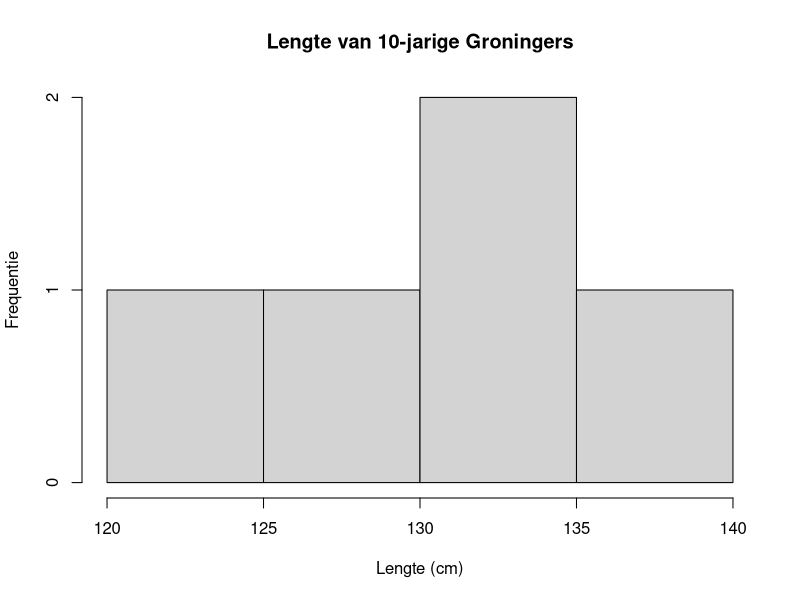
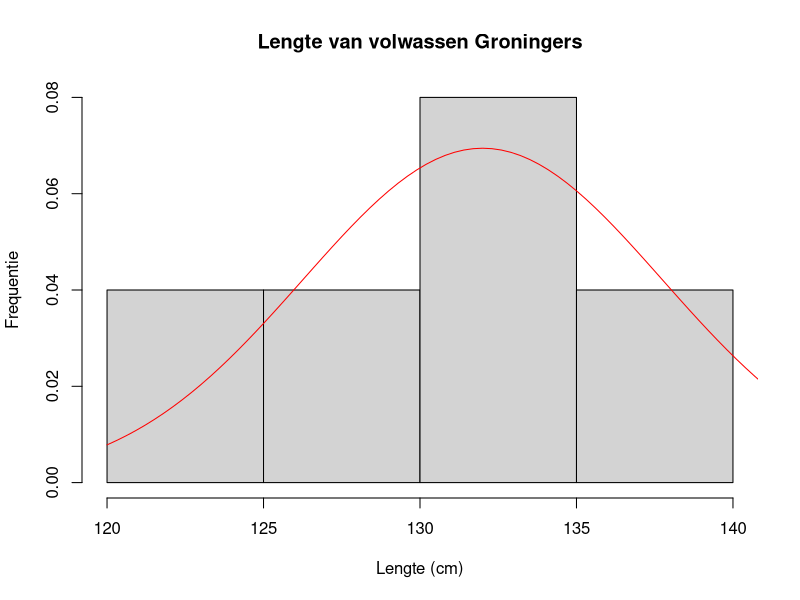

These charts were generated, in order, by the following R code: (Note: this script raises an error after producing the figures.)
## ---- chunk 1
L <- c(129, 139, 124, 133, 135)
## ---- chunk 2
hist(L, xlab = "Lengte (cm)", ylab = "Frequentie", main = "Lengte van 10-jarige Groningers")
## ---- chunk 3
y.av = mean(L)
s = sd(L)
cat("Gemiddelde = ",y.av,", standaarddeviatie = ",s)
## ---- chunk 4
hist(L, xlab="Lengte (cm)", ylab="Frequentie", main="Lengte van volwassen Groningers", freq=F)
curve(dnorm(x, y.av, s), from=120, to=150, col="red", add=T)
## ---- chunk 5
BI = y.av + qnorm(c(0.025, 0.975), 0, 1) * s/sqrt(n)

cat("y.av = ", y.av, ", 95% BI = [", BI[1], ", ", BI[2],"] cm\n")
## ---- chunk 6
BI = y.av + qt(c(0.025, 0.975), n-1) * s/sqrt(n)

cat("y.av = ", y.av, ", 95% BI = [", BI[1], ", ", BI[2],"] cm\n")
## ---- chunk 7
# Simulatie parameters:
mu <- 0
sigma <- 1
n <- 5
N <- 10000   # begin met 100, dan 1000, dan 10 000

y <- rnorm(n*N, mean = mu, sd = sigma)      # maak random getallen (= meetwaarden)
data <- matrix(y, nrow = N)                 # plaats ze in een matrix (= tabel)
cat("Matrix met data:\n")
head(data)                                  # laat alleen de eerst paar regels zien
rownames(data) <- paste0("sample",1:N)
colnames(data) <- paste0("replica_",1:n)
cat("\nMatrix met data en rij- en kolomnamen:\n")
head(data)

y.avs <- apply(data, 1, mean)               # bereken per regel (= sample) het gemiddelde
sds <- apply(data, 1, sd)                   # bereken per regel (= sample) de standaarddeviatie
ns <- apply(data, 1, length)
s.avs <- sds/sqrt(ns)                       # bereken per regel (= sample) de s.e.m.
BIs <- qt(0.975, df=ns-1)*s.avs             # bereken per regel (= sample) het 95% betrouwbaarheidsinterval
onders <- y.avs - BIs                       # bereken per regel (= sample) de onder- en bovengrens van het 95% BI
bovens <- y.avs + BIs

# In welke samples ligt mu ONDER de ondergrens BI?  
cat("\n\nSamples met mu < ondergrens BI = ",names(onders[onders >= mu]))

# In welke samples ligt mu BOVEN de bovengrens BI? 
cat("\nSamples met mu > bovengrens BI = ",names(bovens[bovens <= mu]))

# Voor welke gemiddelden omvat het 95% BI NIET de waarde mu?
cat("\nSamples buiten het 95% BI = ",y.avs[onders >= mu | bovens <= mu])

# Voor welke samples omvat het 95% BI NIET de waarde mu?
cat("\nSamples buiten het 95% BI = ",names(y.avs[onders >= mu | bovens <= mu]))

# Bereken het aantal keren dat er een vals positive (FP) uitslag is (NB: F = 0, T = 1): 
n.FP <- sum(onders >=0 | bovens <=0)
cat("\n\nAantal vals positive uitslagen = ",n.FP)

# Bereken het percentage vals positive uitslagen:
p.FP <- n.FP/N                           
cat("\n\nPercentage vals positive uitslagen = ",p.FP)


# Maak een genormaliseerd histogram van de "meetwaarden"
hist(y, xlab = "y-waarde", ylab = "Frequentie", main = "Histogram van y-waarden", freq = F)
curve(dnorm(x, mu, sigma), from = -4, to = 4, n = 501, add = T, col = "red")

# Maak een genormaliseerd histogram van de "sample gemiddelden"
hist(y.avs, xlab = "Sample gemiddelde", ylab = "Frequentie", main = "Histogram van Sample gemiddelden", freq = F)
curve(dnorm(x, mu, sigma/sqrt(n)), from = -4, to = 4, n = 501, add = T, col = "red")

## ---- chunk 8
L <- c(173, 180, 169, 193, 177, 178, 169, 184, 188, 201, 192, 177, 174, 182, 189, 185, 
       187, 182, 173, 183, 191, 159, 202, 182, 179)
## ---- chunk 9
hist(L, xlab="Lengte (cm)", ylab="Frequentie", main="Lengte van volwassen Friezen")
## ---- chunk 10
y.av <- mean(L)
s <- sd(L)
cat("Gemiddelde = ",y.av,", standaarddeviatie = ",s)

hist(L, xlab="Lengte (cm)", ylab="Frequentie", main="Lengte van volwassen Friezen", freq=F)
curve(dnorm(x, y.av, s), from=150, to=210, col="red", add=T)
## ---- chunk 11
y.av = mean(L)
s = sd(L)
n = length(L)

cat("n = ", n, ", y.av = ",y.av, ", s = ", s, " cm\n")

BI = y.av + qt(c(0.025, 0.975), n-1) * s/sqrt(n)

cat("y.av = ", y.av, ", 95% BI = [", BI[1], ", ", BI[2],"] cm\n")
## ---- chunk 12
L.vrouw <- c(168, 162, 161, 175, 159, 155, 169, 171, 164, 165, 163, 172, 169, 171, 166, 
             168, 167, 165, 172, 167, 173, 158, 166, 169, 165)
L.man <-   c(175, 184, 191, 188, 179, 181, 183, 184, 194, 185, 195, 188, 176, 177, 184, 
             181, 188, 186, 197, 186, 179, 184, 185, 180, 183)
L <- c(L.vrouw, L.man)
## ---- chunk 13
y.av <- mean(L)
s <- sd(L)
cat("Gemiddelde = ",y.av,", standaarddeviatie = ",s)

hist(L, xlab="Lengte (cm)", ylab="Frequentie", main="Lengte van volwassen Groningers", freq=F)
curve(dnorm(x, y.av, s), from=150, to=210, col="red", add=T)
## ---- chunk 14
y.av = mean(L)
s = sd(L)
n = length(L)

cat("n = ", n, ", y.av = ",y.av, ", s = ", s, " cm\n")

BI = y.av + qt(c(0.025, 0.975), n-1) * s/sqrt(n)

cat("y.av = ", y.av, ", 95% BI = [", BI[1], ", ", BI[2],"] cm\n")
## ---- chunk 15
y <- c(11, 12, 13, 12, 9, 15, 14, 11, 14)
## ---- chunk 16
boxplot(y, main = "Concentratie IgG", ylab = "Concentratie IgG (ng/dL)")
hist(y, main = "Histogram concentratie IgG", xlab = "Concentratie IgG (ng/dL)", ylab = "Frequentie")
## ---- chunk 17
y.av <- mean(y)
y.ord <- sort(y)
cat("Geordende data:\n")
print(y.ord)
y.med <- median(y)
cat("Gemiddelde concentratie = ",y.av," ng/dL, mediaan = ",y.med," ng/dL\n")
quartiles <- quantile(y, c(0.25, 0.75))
cat("Kwartielen:\n")
print(quartiles)
iqr <- IQR(y)
cat("IQR = ",iqr," ng/dL")
## ---- chunk 18
y.av = mean(y)
s = sd(y)
n = length(y)

cat("n = ", n, ", y.av = ",y.av, ", s = ", s, " ng/dL\n")

BI = y.av + qt(c(0.025, 0.975), n-1) * s/sqrt(n)

cat("y.av = ", y.av, ", 95% BI = [", BI[1], ", ", BI[2],"] ng/dL\n")
## ---- chunk 19
y <- c(2.9,	3.5,	6.5,	4.8,	4.9,	6.3,	5.2,	4.7,	3.6,	5.9)
## ---- chunk 20
hist(y, main = "Histogram gewicht olifanten", xlab = "Gewicht (ton)", ylab = "Frequentie")
## ---- chunk 21
y.av = mean(y)
s = sd(y)
n = length(y)

cat("n = ", n, ", y.av = ",y.av, ", s = ", s, " ton\n")

BI = y.av + qt(c(0.025, 0.975), n-1) * s/sqrt(n)

cat("y.av = ", y.av, ", 95% BI = [", BI[1], ", ", BI[2],"] ton\n")
## ---- chunk 22
# Simulatie parameters:
mu <- 0
sigma <- 1
n <- 5
N <- 10000   # begin met 100, dan 1000, dan 10 000
tplot <- 12.0

y <- rnorm(n*N, mean = mu, sd = sigma)      # maak random getallen (= meetwaarden)
data <- matrix(y, nrow = N)                 # plaats ze in een matrix (= tabel)
cat("Matrix met data:\n")
head(data)                                  # laat alleen de eerst paar regels zien
rownames(data) <- paste0("sample",1:N)
colnames(data) <- paste0("replica_",1:n)
cat("\nMatrix met data en rij- en kolomnamen:\n")
head(data)

y.avs <- apply(data, 1, mean)               # bereken per regel (= sample) het gemiddelde
sds <- apply(data, 1, sd)                   # bereken per regel (= sample) de standaarddeviatie
ns <- apply(data, 1, length)
s.avs <- sds/sqrt(ns)                       # bereken per regel (= sample) de s.e.m.
BIs <- qt(0.975, df=ns-1)*s.avs             # bereken per regel (= sample) het 95% betrouwbaarheidsinterval
onders <- y.avs - BIs                       # bereken per regel (= sample) de onder- en bovengrens van het 95% BI
bovens <- y.avs + BIs 
ts <- (y.avs - mu)/s.avs                    # bereken per regel (= sample) de sample t-waarde


# Maak een genormaliseerd histogram van de "meetwaarden"
hist(y, xlab = "y-waarde", ylab = "Kans", main = "Histogram van y-waarden", freq = F)
curve(dnorm(x, mu, sigma), from = -4, to = 4, n = 501, add = T, col = "red")

# Maak een genormaliseerd histogram van de "sample gemiddelden"
hist(y.avs, xlab = "Sample gemiddelde", ylab = "Kans", main = "Histogram van sample gemiddelden", freq = F)
curve(dnorm(x, mu, sigma/sqrt(n)), from = -4, to = 4, n = 501, add = T, col = "red")

# Maak een genomaliseerd histogram van de sample t-waarden:
hist(ts, breaks = 100, freq = F, 
     xlab = "Sample t-waarde", ylab = "Kans", main = "Histogram van sample t-waarden")
curve(dt(x, df = n-1), from = -tplot, to = tplot, col = "red", add = T)
curve(dnorm(x, 0, 1), from = -tplot, to = tplot, col = "blue", add = T)

## ---- chunk 23
# Simulatie parameters:
mu <- 0
sigma <- 1
n <- 50
N <- 10000   # begin met 100, dan 1000, dan 10 000
tplot <- 12.0

y <- rnorm(n*N, mean = mu, sd = sigma)      # maak random getallen (= meetwaarden)
data <- matrix(y, nrow = N)                 # plaats ze in een matrix (= tabel)
cat("Matrix met data:\n")
head(data)                                  # laat alleen de eerst paar regels zien
rownames(data) <- paste0("sample",1:N)
colnames(data) <- paste0("replica_",1:n)
cat("\nMatrix met data en rij- en kolomnamen:\n")
head(data)

y.avs <- apply(data, 1, mean)               # bereken per regel (= sample) het gemiddelde
sds <- apply(data, 1, sd)                   # bereken per regel (= sample) de standaarddeviatie
ns <- apply(data, 1, length)
s.avs <- sds/sqrt(ns)                       # bereken per regel (= sample) de s.e.m.
BIs <- qt(0.975, df=ns-1)*s.avs             # bereken per regel (= sample) het 95% betrouwbaarheidsinterval
onders <- y.avs - BIs                       # bereken per regel (= sample) de onder- en bovengrens van het 95% BI
bovens <- y.avs + BIs 
ts <- (y.avs - mu)/s.avs                    # bereken per regel (= sample) de sample t-waarde


# Maak een genormaliseerd histogram van de "meetwaarden"
hist(y, xlab = "y-waarde", ylab = "Kans", main = "Histogram van y-waarden", freq = F)
curve(dnorm(x, mu, sigma), from = -4, to = 4, n = 501, add = T, col = "red")

# Maak een genormaliseerd histogram van de "sample gemiddelden"
hist(y.avs, xlab = "Sample gemiddelde", ylab = "Kans", main = "Histogram van sample gemiddelden", freq = F)
curve(dnorm(x, mu, sigma/sqrt(n)), from = -4, to = 4, n = 501, add = T, col = "red")

# Maak een genomaliseerd histogram van de sample t-waarden:
hist(ts, breaks = 100, freq = F, 
     xlab = "Sample t-waarde", ylab = "Kans", main = "Histogram van sample t-waarden")
curve(dt(x, df = n-1), from = -tplot, to = tplot, col = "red", add = T)
curve(dnorm(x, 0, 1), from = -tplot, to = tplot, col = "blue", add = T)

## ---- chunk 24
y <- c(2.9,	3.5,	6.5,	4.8,	4.9,	6.3,	5.2,	4.7,	3.6,	5.9)
## ---- chunk 25
boxplot(y, main = "Gewicht olifanten", ylab = "Gewicht (ton)")
## ---- chunk 26
# Uit vraag:
mu = 4.5

y.av = mean(y)
s = sd(y)
n = length(y)

# Sample t-waarde:
t = (y.av - mu)/(s/sqrt(n))
# Kritische t-waarde (2-zijdig): Is gemiddelde anders dan 4.5 ton?
t.krit.2 = qt(0.975, n-1)
# Kritische t-waarde (1-zijdig, links):Is gemiddelde lager dan 4.5 ton?
t.krit.1.L = qt(0.05, n-1)
# Kritische t-waarde (1-zijdig, rechts): Is gemiddelde hoger dan 4.5 ton?
t.krit.1.R = qt(0.95, n-1)
cat("Sample t = ",t,"\n")
cat("t.krit.2 = ",t.krit.2,", t.krit.1.L = ",t.krit.1.L,", t.krit.1.R = ",t.krit.1.R,"\n")

## ---- chunk 27
t.test(y, mu = 4.5, alternative = "two.sided")
## ---- chunk 28
t.test(y, mu = 4.5, alternative = "greater")
## ---- chunk 29
t.test(y, mu = 4.5, alternative = "less")
## ---- chunk 30
y <- c(18, 17, 15, 16, 19, 15, 16, 16, 14, 17, 16, 19, 14, 21, 17, 18)
## ---- chunk 31
boxplot(y, main = "Concentratie IgG", ylab = "Concentratie IgG (ng/dL)")
## ---- chunk 32
t.test(y, mu = 15, alternative = "two.sided")
## ---- chunk 33
t.test(y, mu = 15, alternative = "greater")
## ---- chunk 34
t.test(y, mu = 15, alternative = "less")
## ---- chunk 35
y <- c(2.9, 3.5, 6.5, 4.8, 4.9, 6.3, 5.2, 4.7, 3.6, 5.9, 
       2.4, 2.1, 3.5, 3.6, 4.7, 3.5, 2.1, 3.2, 2.9, 1.7)
## ---- chunk 36
boxplot(y, main = "Vochtgehalte poedermelk", ylab = "Vochtgehalte (%)")
## ---- chunk 37
t.test(y, mu = 4.5)
## ---- chunk 38
t.test(y, mu = 4.5, alternative = "greater")
## ---- chunk 39
t.test(y, mu = 4.5, alternative = "less")
